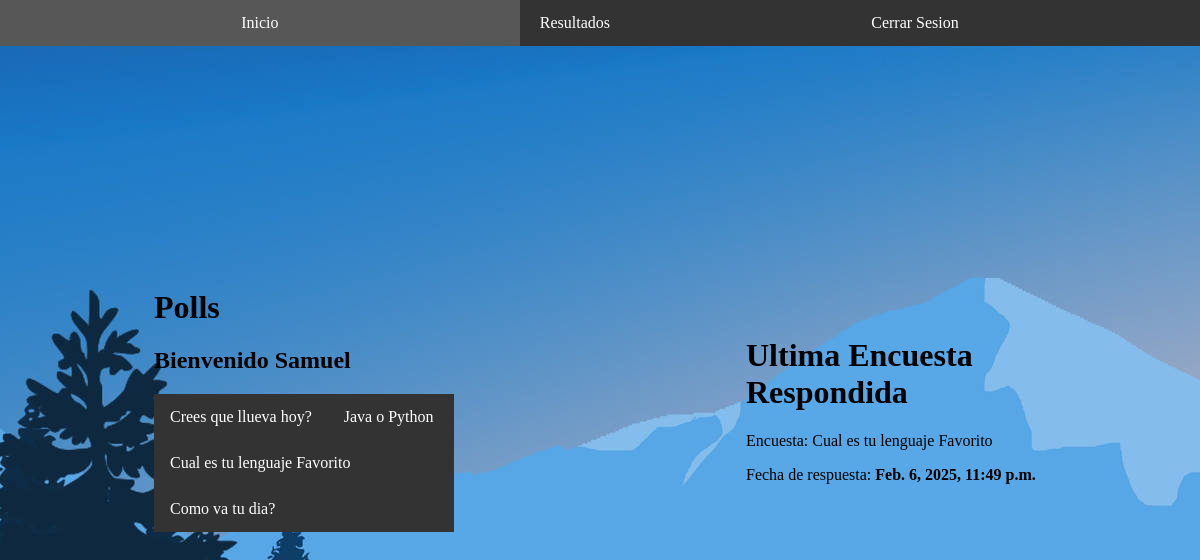
The app's page /polls/ (signed in) with its own data.
### polls/models.py (models this page shows, shortened)
class Question(models.Model):
    question_text = models.CharField(max_length=200)
    pub_date = models.DateTimeField("date published")
    creared_by = models.ForeignKey(User, on_delete=models.CASCADE, related_name="created_questions", default=1), # id del admin
    is_active = models.BooleanField(default=True)

class Voted(models.Model):
    user = models.ForeignKey('auth.User', on_delete=models.CASCADE)
    question = models.ForeignKey(Question, on_delete=models.CASCADE)
    choice = models.ForeignKey(Choice, on_delete=models.CASCADE)
    vote_date = models.DateTimeField(auto_now_add=True)
    class Meta:
        unique_together = ('user', 'question')

### polls/views.py (the view)
# urls.py: path("", views.IndexView.as_view(), name="index"),
class IndexView(generic.ListView):
    template_name = "polls/index.html"
    context_object_name = "latest_question_list"
    def get_queryset(self):
        return Question.objects.filter(pub_date__lte=timezone.now()).order_by("-pub_date")[:5]
    def get_context_data(self, **kwargs):
        context = super().get_context_data(**kwargs)
        if self.request.user.is_authenticated:
            latest_vote = Voted.objects.filter(user=self.request.user).order_by('-vote_date').first()
            if latest_vote:
                context["latest_vote_date"] = latest_vote.vote_date
                context["latest_question"] = latest_vote.question
            else:
                context["latest_vote_date"] = None
                context["latest_question"] = None
        return context

### polls/templates/polls/index.html (shortened to what this page needs)
<!DOCTYPE html>
<html lang="en">
<head>
    {% load static %}
    <link rel="stylesheet" href="{% static 'polls/style.css' %}">
</head>
<body>
      <nav class="menu">
        <ul>
          <li><a href="{% url 'polls:index' %}">Inicio</a></li>
          <a href="{% url 'polls:all_results' %}">Resultados</a>
          {% if user.is_authenticated %}
            <li><a href="{% url 'logout' %}?next={{ request.path }}">Cerrar Sesion</a></li>
            {% else %}
          <li><a href="{% url 'login' %}?next={{ request.path }}">Iniciar Sesion</a></li>
          {% endif %}
        </ul>
      </nav>
    <div class="centered-div">
        <div>
            <h1>Polls</h1>
            <h2>Bienvenido {{ user.get_username }}</h2>
            {% if latest_question_list %}
                <ul>
                {% for question in latest_question_list %}
                <li><a href="{% url 'polls:detail' question.id %}">{{ question.question_text }}</a></li>
                {% endfor %}
                </ul>
            {% else %}
                <p>No hay encuestas disponibles.</p>
            {% endif %}
        </div>
    </div>
    <div class="centered-div">
        <div>
            <h1>Ultima Encuesta Respondida</h1>
            {% if latest_question %}
            <p>Encuesta: <string>{{ latest_question.question_text }}</strong/></p>
            <p>Fecha de respuesta: <strong>{{ latest_vote_date }}</strong></p>
            {% else %}
            <p>No se respondio ninguna encuesta</p>
            {% endif %}
        </div>
    </div>
</body>
</html>

### polls/static/polls/style.css (style rules this page uses)
body { background: white url("images/background.jpg") no-repeat; display: flex; justify-content: center; align-items: center; }
div { width:300px; margin:auto; }
.centered-div { display: flex; justify-content: center; align-items: center; height: 100vh; }
ul { list-style-type: none; margin: top; padding: 0; overflow: hidden; background-color: #333; }
li { float: left; }
li a { display: block; color: white; text-align: center; padding: 14px 16px; text-decoration: none; }
.menu { background-color: #333; overflow: hidden; width: 100%; position: fixed; top: 0; left: 0; z-index: 1000; }
.menu ul { list-style-type: none; margin: 0; padding: 0; display: flex; }
.menu li { flex-grow: 1; text-align: center; }
.menu a { display: block; color: white; text-decoration: none; padding: 14px 20px; }

### records on screen
Question: question_text "Crees que llueva hoy?"
Question: question_text "Java o Python"
Question: question_text "Cual es tu lenguaje Favorito"
Question: question_text "Como va tu dia?"
Voted: vote_date "Feb. 6, 2025, 11:49 p.m."

### other values on screen
{{ user.get_username }} "Samuel"
